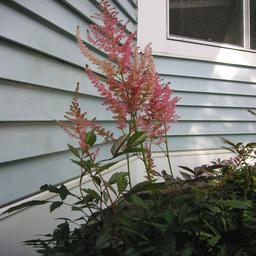
#> input picture Train/astilbe/19596829_059e0d9d5a_c.jpg, 256 x 256 px; its folder holds only this picture in this run
$ python Create_database.py
#> lines starting #> are read from the running program, lines starting #| are printed output that depends on the picture; after the words box and inside, x2 and y2 are one past the last pixel; in counts of white or black regions, pixels touching at a corner belong together
import os
import json
import math
import cv2
import numpy as np

class ExtractFeature_ColorDescriptor:
   def __init__(self, bins):
       self.bins = bins

   def describe(self, image):
       image = cv2.cvtColor(image, cv2.COLOR_RGB2HSV)
       features = []
       (h, w) = image.shape[:2]
       (cX, cY) = (int(w * 0.5), int(h * 0.5))
       segments = [(0, cX, 0, cY), (cX, w, 0, cY),(cX, w, cY, h), (0, cX, cY, h)]

       (axesX, axesY) = (int((w * 0.75) / 2), int((h * 0.75) / 2))
       ellipMask = np.zeros(image.shape[:2], dtype="uint8")
       cv2.ellipse(ellipMask, (cX, cY), (axesX, axesY), 0, 0, 360, 255, -1)

       for (startX, endX, startY, endY) in segments:
           cornerMask = np.zeros(image.shape[:2], dtype="uint8")
           cv2.rectangle(cornerMask, (startX, startY), (endX, endY), 255, -1)
           cornerMask = cv2.subtract(cornerMask, ellipMask)

           hist = self.histogram(image, cornerMask)
           features.extend(hist)

       hist = self.histogram(image, ellipMask)
       features.extend(hist)
       return features

   def histogram(self, image, mask):
       hist = cv2.calcHist([image], [0, 1, 2], mask, self.bins,
                           [0, 180, 0, 256, 0, 256])

       cv2.normalize(hist,hist)
       hist = hist.flatten()

       return hist


def create_database_Flower():
	Feat_Color = ExtractFeature_ColorDescriptor((8, 12, 3))

	Data_json =[]
	path ="Train/"
	for folder in os.listdir(path):
		folpath = os.path.join(path, folder)
		for fi_img in os.listdir(folpath):
			path_img= os.path.join(folpath, fi_img)
			imgFlower_database = cv2.imread(path_img, cv2.IMREAD_COLOR)
#> imgFlower_database is the input picture: shape (256, 256, 3); mean B, G, R 111.7, 116.4, 118.3
			img_resize = cv2.resize(imgFlower_database, (600,600), interpolation = cv2.INTER_AREA)
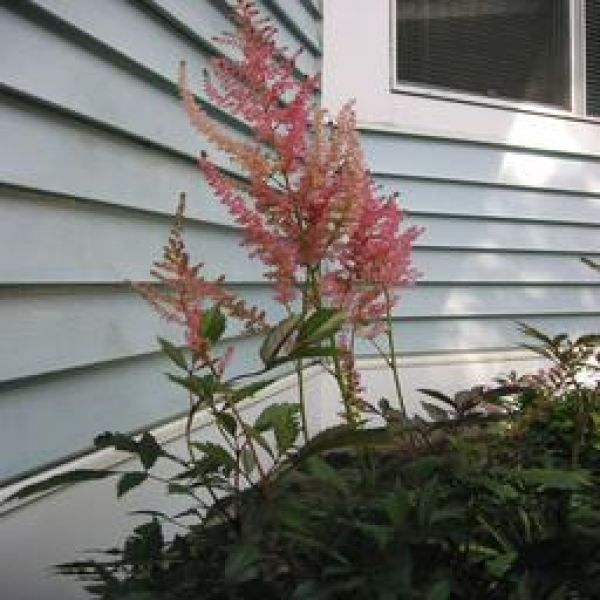
#> img_resize: shape (600, 600, 3); mean B, G, R 111.7, 116.4, 118.3
			if img_resize is None:
				continue
			feats = Feat_Color.describe(img_resize)
#> in describe, `image = cv2.cvtColor(image, cv2.COLOR_RGB2HSV)`: image: shape (600, 600, 3); mean H, S, V 68.9, 42.7, 123.2
#> in describe, `cv2.ellipse(ellipMask, (cX, cY), (axesX, axesY), 0, 0, 360, 255, -1)`:
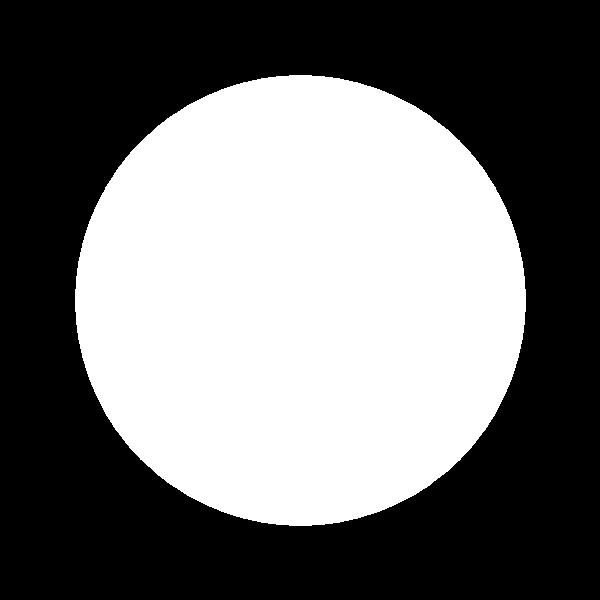
#> ellipMask: shape (600, 600); 44.3% white; 1 white region, box (x1, y1, x2, y2) and area: (75, 75, 526, 526) 159531
#> after the loop in describe, `for (startX, endX, startY, endY) in segments:`:
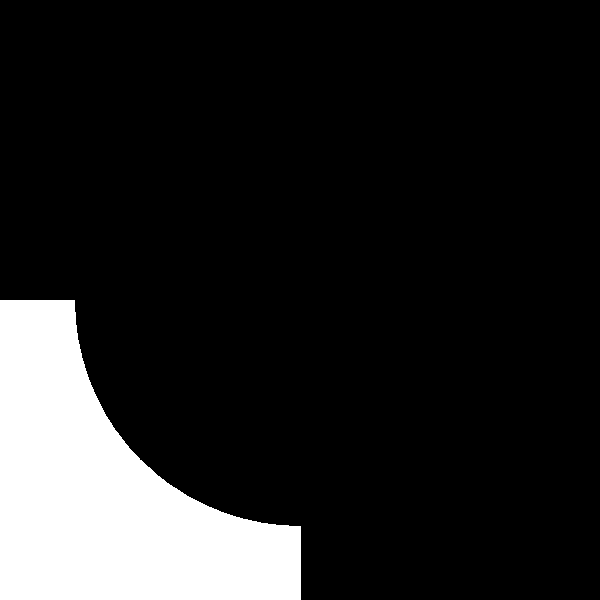
#> cornerMask: shape (600, 600); 13.9% white; 1 white region, box (x1, y1, x2, y2) and area: (0, 300, 301, 600) 50191
#> after the loop in describe, `for (startX, endX, startY, endY) in segments:`: features = 1152 values, max 0.83 at index 2, min 0 at index 8, mean 0.0117
#> in describe, `hist = self.histogram(image, ellipMask)`: hist = 288 values, max 0.472 at index 2, min 0 at index 9, mean 0.0203
#> feats = 1440 values, max 0.83 at index 2, min 0 at index 8, mean 0.0135
			feature =[]
			for feat in feats:
				feature.append(float(feat))
#> this loop made 1440 passes
#> feat on passes 1 to 3: 0.00353, 0.402, 0.83
#> after the loop, feature has the same summary as feats
			data ={"feat": feature, "Class": folder, "path_img": path_img}
			Data_json.append(data)
#> pass 2 of the loop in create_database_Flower, `for folder in os.listdir(path):`:
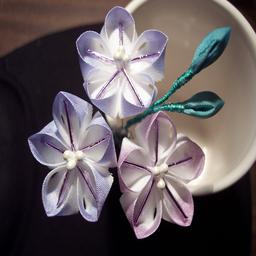
#> input picture Train/bellflower/1005140114_ffa3e35e73_c.jpg, 256 x 256 px
#> in create_database_Flower, imgFlower_database is the input picture: shape (256, 256, 3); mean B, G, R 92.9, 90.1, 99.8
#> image: shape (600, 600, 3); mean H, S, V 121, 70.5, 103.9
#> the loop in describe (call 2), `for (startX, endX, startY, endY) in segments:` made 4 passes
#> pass 1, in describe (call 2), `cornerMask = cv2.subtract(cornerMask, ellipMask)`:
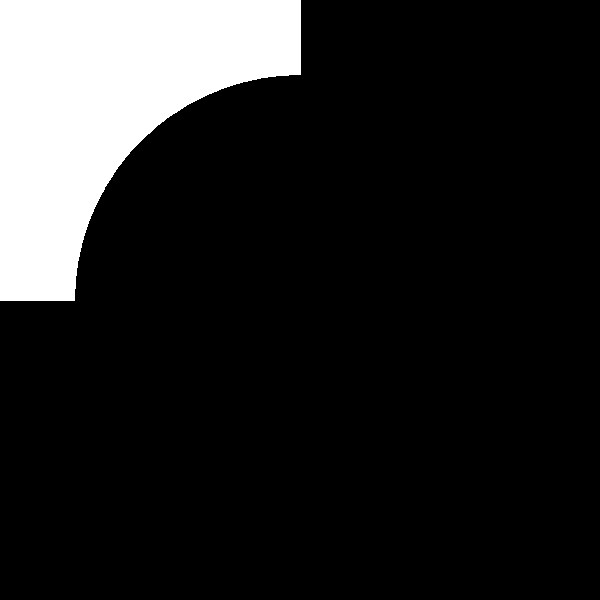
#> cornerMask: shape (600, 600); 14% white; 1 white region, box (x1, y1, x2, y2) and area: (0, 0, 301, 301) 50500
#> pass 3, in describe (call 2), `cornerMask = cv2.subtract(cornerMask, ellipMask)`:
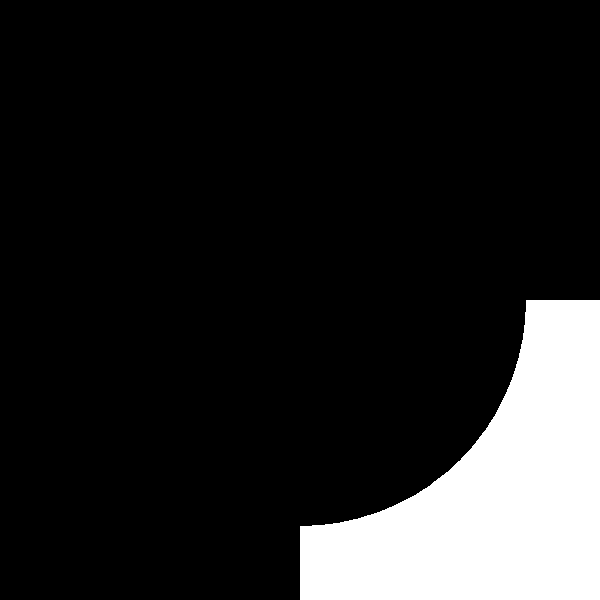
#> cornerMask: shape (600, 600); 13.9% white; 1 white region, box (x1, y1, x2, y2) and area: (300, 300, 600, 600) 49884
#> after the loop in describe (call 2), `for (startX, endX, startY, endY) in segments:`: features = 1152 values, max 0.873 at index 439, min 0 at index 0, mean 0.0105
#> in describe (call 2), `hist = self.histogram(image, ellipMask)`: hist = 288 values, max 0.38 at index 182, min 0 at index 11, mean 0.0194
#> feats = 1440 values, max 0.873 at index 439, min 0 at index 0, mean 0.0123
#> the loop in create_database_Flower, `for feat in feats:` made 1440 passes
#> feat on passes 2 to 4: 0, 0, 0
#> after the loop in create_database_Flower, `for feat in feats:`: feature has the same summary as feats

	with open("Train/database_Flower.json", "w") as outfile:
		data = json.dumps(Data_json)
		outfile.write(data)

if __name__ == '__main__':
	create_database_Flower()
